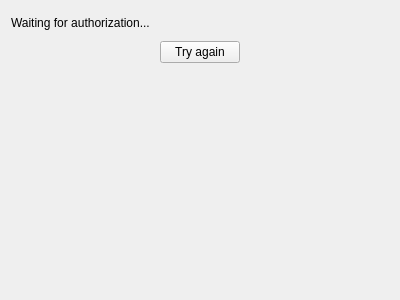
<?xml version="1.0" encoding="UTF-8"?>
<ui version="4.0">
 <class>FOAuth</class>
 <widget class="QWidget" name="FOAuth">
  <property name="geometry">
   <rect>
    <x>0</x>
    <y>0</y>
    <width>400</width>
    <height>300</height>
   </rect>
  </property>
  <layout class="QVBoxLayout" name="verticalLayout">
   <item>
    <layout class="QHBoxLayout" name="horizontalLayout">
     <item>
      <widget class="QLabel" name="label">
       <property name="sizePolicy">
        <sizepolicy hsizetype="Preferred" vsizetype="Preferred">
         <horstretch>0</horstretch>
         <verstretch>0</verstretch>
        </sizepolicy>
       </property>
       <property name="text">
        <string>Waiting for authorization...</string>
       </property>
       <property name="textFormat">
        <enum>Qt::RichText</enum>
       </property>
       <property name="wordWrap">
        <bool>true</bool>
       </property>
       <property name="openExternalLinks">
        <bool>true</bool>
       </property>
      </widget>
     </item>
     <item>
      <widget class="QWidget" name="working" native="true">
       <property name="sizePolicy">
        <sizepolicy hsizetype="Fixed" vsizetype="Fixed">
         <horstretch>0</horstretch>
         <verstretch>0</verstretch>
        </sizepolicy>
       </property>
       <property name="minimumSize">
        <size>
         <width>24</width>
         <height>24</height>
        </size>
       </property>
      </widget>
     </item>
    </layout>
   </item>
   <item>
    <layout class="QHBoxLayout" name="horizontalLayout_2">
     <item>
      <spacer name="horizontalSpacer">
       <property name="orientation">
        <enum>Qt::Horizontal</enum>
       </property>
       <property name="sizeHint" stdset="0">
        <size>
         <width>40</width>
         <height>20</height>
        </size>
       </property>
      </spacer>
     </item>
     <item>
      <widget class="QPushButton" name="tryAgain">
       <property name="text">
        <string>Try again</string>
       </property>
       <property name="icon">
        <iconset theme="edit-redo"/>
       </property>
      </widget>
     </item>
     <item>
      <spacer name="horizontalSpacer_2">
       <property name="orientation">
        <enum>Qt::Horizontal</enum>
       </property>
       <property name="sizeHint" stdset="0">
        <size>
         <width>40</width>
         <height>20</height>
        </size>
       </property>
      </spacer>
     </item>
    </layout>
   </item>
   <item>
    <spacer name="verticalSpacer">
     <property name="orientation">
      <enum>Qt::Vertical</enum>
     </property>
     <property name="sizeHint" stdset="0">
      <size>
       <width>20</width>
       <height>40</height>
      </size>
     </property>
    </spacer>
   </item>
  </layout>
 </widget>
 <resources/>
 <connections/>
</ui>
